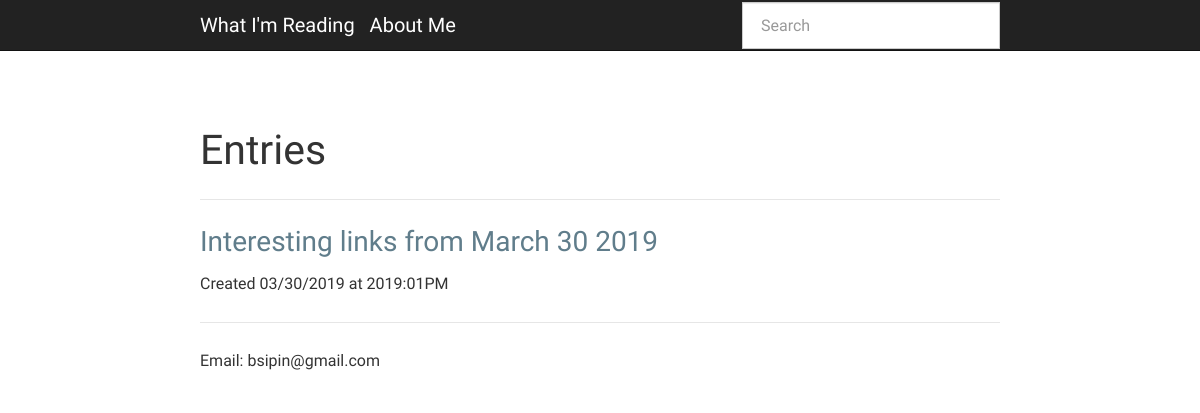
The page /index on the database as committed earlier.
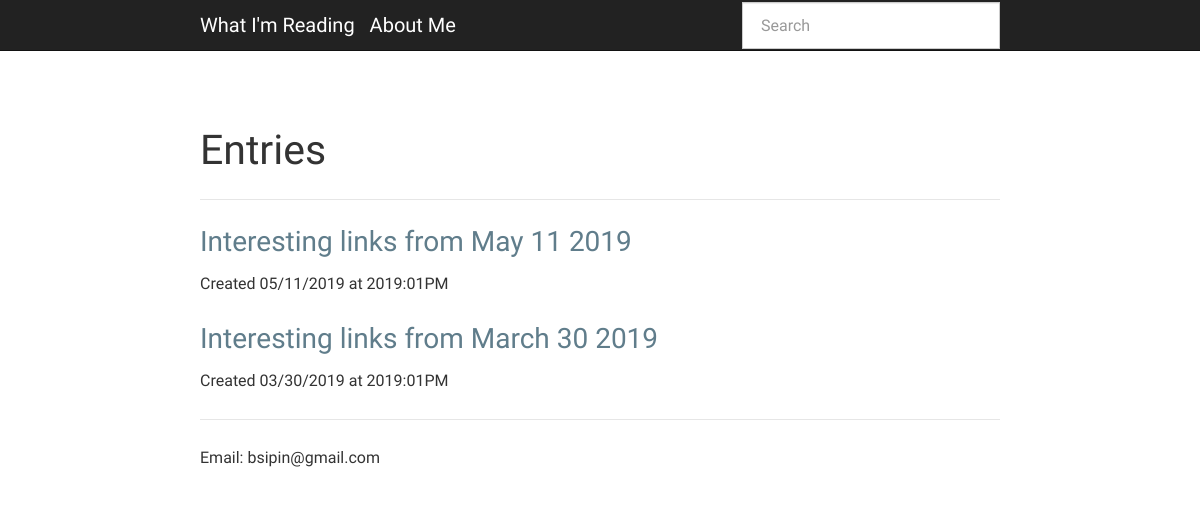
The same page on the database as committed later.
### app.py (models this page shows, shortened)
class Entry(flask_db.Model):
    title = CharField()
    slug = CharField(unique=True)
    content = TextField()
    published = BooleanField(index=True)
    timestamp = DateTimeField(default=datetime.datetime.now, index=True)
    @classmethod
    def public(cls):
        return Entry.select().where(Entry.published == True)

### app.py (the view)
@app.route('/index')
def index():
    search_query = request.args.get('q')
    if search_query:
        query = Entry.search(search_query)
    else:
        query = Entry.public().order_by(Entry.timestamp.desc())
    return object_list(
        'index.html',
        query,
        search=search_query,
        check_bounds=False)

### templates/index.html (shortened to what this page needs)
{% extends "base.html" %}
{% block content_title %}{% if search %}Search "{{ search }}"{% else %}Entries{% endif %}{% endblock %}
{% block content %}
  {% for entry in object_list %}
    <h3>
      <a href="{% if entry.published %}{{ url_for('detail', slug=entry.slug) }}{% else %}{{ url_for('edit', slug=entry.slug) }}{% endif %}">
        {{ entry.title }}
      </a>
    </h3>
    <p>Created {{ entry.timestamp.strftime('%m/%d/%Y at %G:%I%p') }}</p>
  {% else %}
    <p>No entries have been created yet.</p>
  {% endfor %}
{% endblock %}

Rows that differ between the two databases and show on the page:
now on this page (row edited): Entry: title "Interesting links from May 11 2019", timestamp "05/11/2019 at 2019:01PM"
